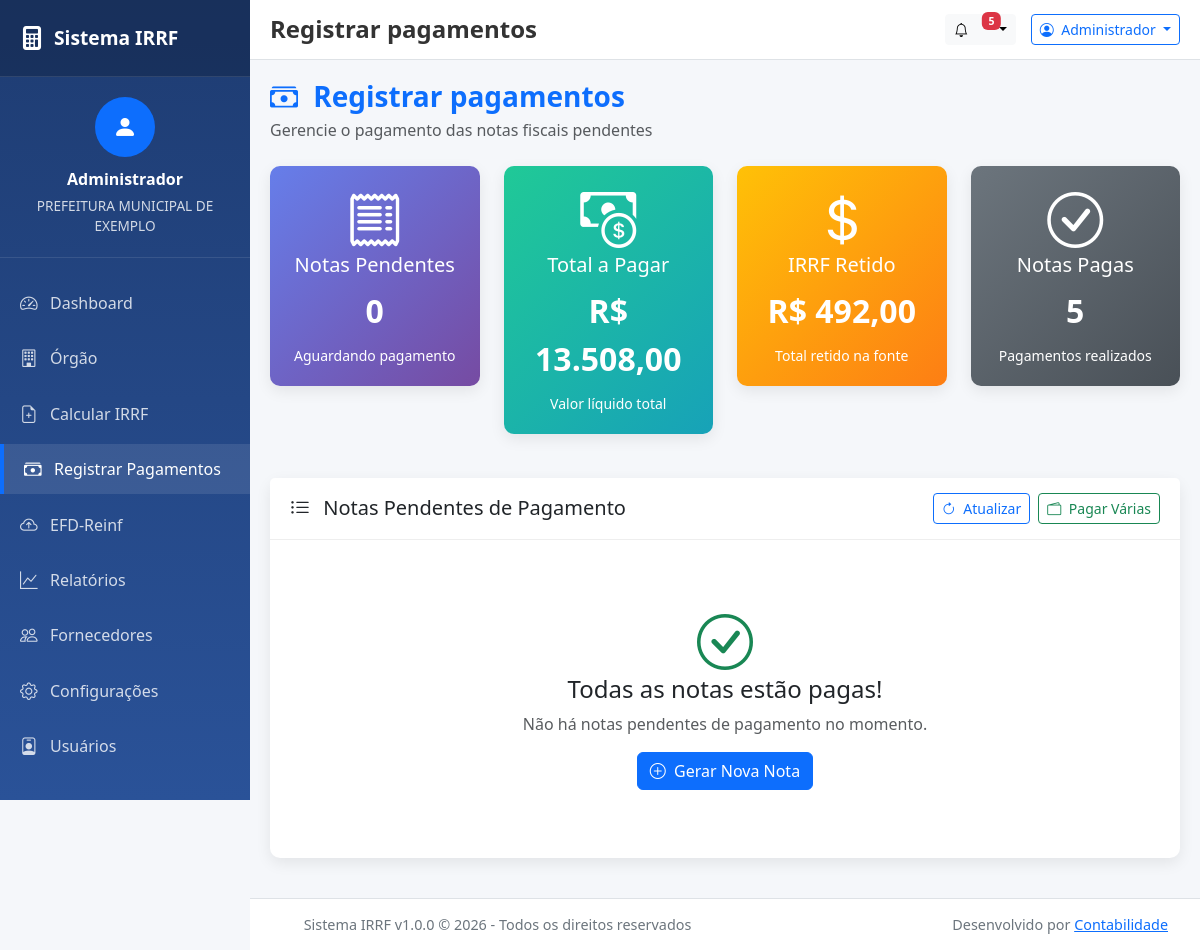
Before: /public/pagar-nota.php (signed in) with the older database file.
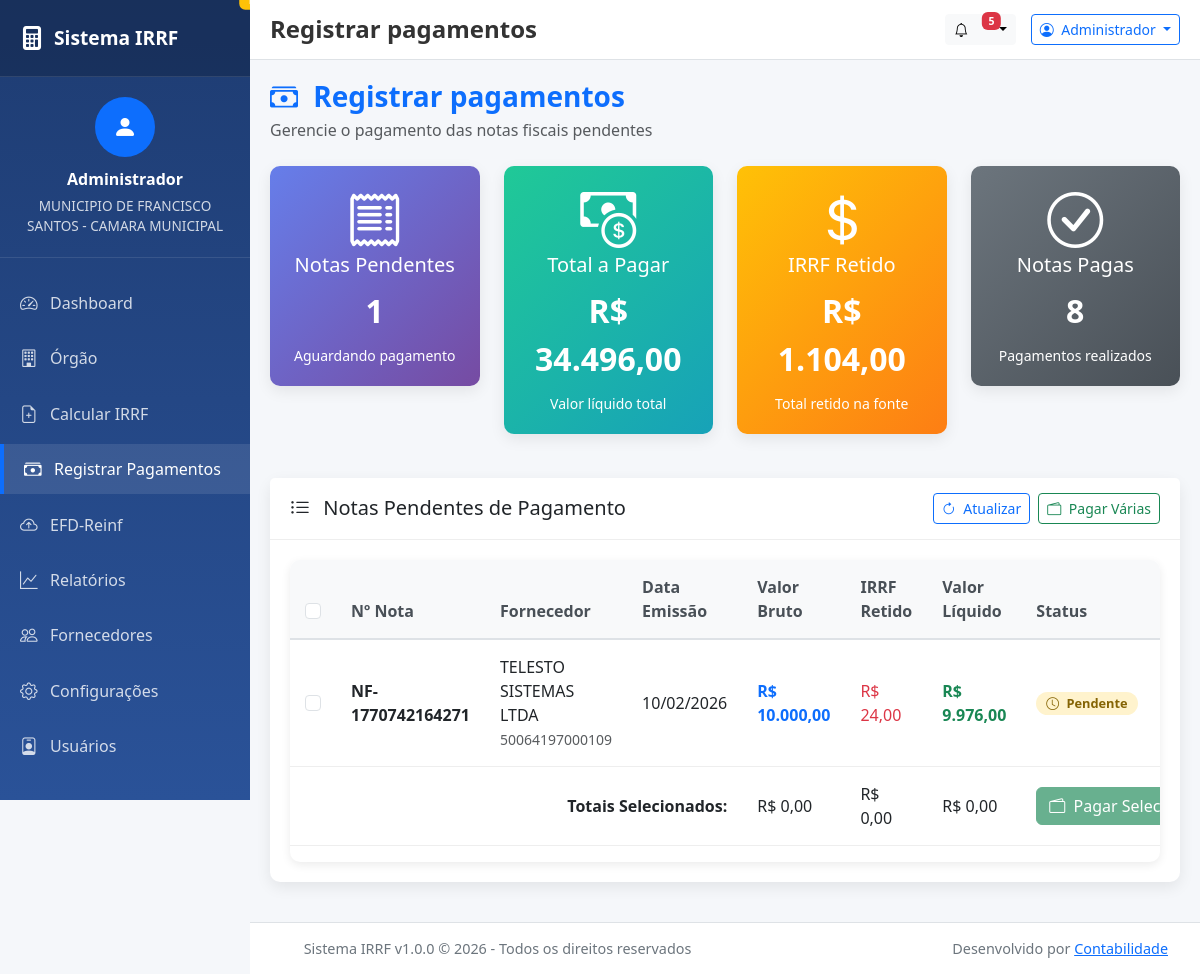
After: the same page with the newer database file.
### tables this page shows
CREATE TABLE `notas_fiscais` (
  `id` int(11) NOT NULL,
  `id_orgao` int(11) NOT NULL,
  `id_fornecedor` int(11) NOT NULL,
  `id_natureza_servico` int(11) NOT NULL,
  `numero_nota` varchar(50) NOT NULL,
  `serie_nota` varchar(20) DEFAULT NULL,
  `data_emissao` date NOT NULL,
  `data_pagamento` date DEFAULT NULL,
  `valor_bruto` decimal(15,2) NOT NULL,
  `aliquota_aplicada` decimal(5,2) NOT NULL,
  `valor_irrf_retido` decimal(15,2) DEFAULT 0.00,
  `valor_iss_retido` decimal(15,2) DEFAULT 0.00,
  `valor_liquido` decimal(15,2) GENERATED ALWAYS AS (`valor_bruto` - `valor_irrf_retido` - `valor_iss_retido`) STORED,
  `caminho_anexo_pdf` varchar(255) DEFAULT NULL,
  `status_pagamento` enum('pendente','pago') DEFAULT 'pendente',
  `nota_ativa` tinyint(1) DEFAULT 1,
  `observacoes` text DEFAULT NULL,
  `descricao_servico` text DEFAULT NULL,
  `created_at` timestamp NOT NULL DEFAULT current_timestamp(),
  `updated_at` timestamp NULL DEFAULT current_timestamp() ON UPDATE current_timestamp()
);

CREATE TABLE `fornecedores` (
  `id` int(11) NOT NULL,
  `cnpj` varchar(18) NOT NULL,
  `razao_social` varchar(255) NOT NULL,
  `nome_fantasia` varchar(255) DEFAULT NULL,
  `regime_tributario` enum('simples_nacional','lucro_presumido','lucro_real','mei','outros') NOT NULL DEFAULT 'outros',
  `ativo` tinyint(1) DEFAULT 1,
  `endereco_completo` text DEFAULT NULL,
  `email` varchar(255) DEFAULT NULL,
  `telefone` varchar(20) DEFAULT NULL,
  `created_at` timestamp NOT NULL DEFAULT current_timestamp()
);

### public/pagar-nota.php (called while the page is built)
<?php
require_once __DIR__ . '/../app/Views/pagar-nota.php';
?>

### app/Core/Database.php (called while the page is built, shortened)
<?php
class Database {
    private static $instance = null;
    private $conn;
    private function __construct() {
        try {
            $dsn = "mysql:host=" . DB_HOST . ";dbname=" . DB_NAME . ";charset=utf8mb4";
            $options = [
                PDO::ATTR_ERRMODE => PDO::ERRMODE_EXCEPTION,
                PDO::ATTR_DEFAULT_FETCH_MODE => PDO::FETCH_ASSOC,
                PDO::ATTR_EMULATE_PREPARES => false,
                PDO::ATTR_PERSISTENT => false,
                PDO::MYSQL_ATTR_INIT_COMMAND => "SET NAMES utf8mb4 COLLATE utf8mb4_unicode_ci"
            ];
            $this->conn = new PDO($dsn, DB_USER, DB_PASS, $options);
        } catch (PDOException $e) {
            if (DEBUG_MODE) {
                die("Erro na conexão com o banco de dados: " . $e->getMessage());
            } else {
                error_log("Erro de conexão: " . $e->getMessage());
                die("Erro interno do sistema. Contate o administrador.");
            }
        }
    }
    public static function getInstance() {
        if (self::$instance === null) {
            self::$instance = new Database();
        }
        return self::$instance;
    }
    public function getConnection() {
        return $this->conn;
    }
}

### app/Models/NotaFiscal.php (called while the page is built, shortened)
<?php
require_once __DIR__ . '/../Core/Database.php';
class NotaFiscal {
    private $db;
    private $table = 'notas_fiscais';
    public function __construct() {
        $this->db = Database::getInstance()->getConnection();
    }
    public function listarPendentesPagamento($idOrgao) {
        $sql = "SELECT nf.*, f.razao_social, f.cnpj, ns.descricao as natureza_desc
                FROM {$this->table} nf
                JOIN fornecedores f ON nf.id_fornecedor = f.id
                JOIN natureza_servicos ns ON nf.id_natureza_servico = ns.id
                WHERE nf.id_orgao = :id_orgao
                AND nf.status_pagamento = 'pendente'
                AND nf.nota_ativa = 1
                ORDER BY nf.data_emissao ASC";
        $stmt = $this->db->prepare($sql);
        $stmt->bindParam(':id_orgao', $idOrgao, PDO::PARAM_INT);
        $stmt->execute();
        return $stmt->fetchAll();
    }
    public function estatisticasPagamentos($idOrgao) {
        $sql = "SELECT
                COUNT(*) as total_notas,
                SUM(CASE WHEN status_pagamento = 'pendente' THEN 1 ELSE 0 END) as pendentes,
                SUM(CASE WHEN status_pagamento = 'pago' THEN 1 ELSE 0 END) as pagas,
                SUM(valor_bruto) as total_bruto,
                SUM(valor_irrf_retido) as total_irrf_retido,
                SUM(valor_liquido) as total_liquido
                FROM {$this->table}
                WHERE id_orgao = :id_orgao AND nota_ativa = 1";
        $stmt = $this->db->prepare($sql);
        $stmt->bindParam(':id_orgao', $idOrgao, PDO::PARAM_INT);
        $stmt->execute();
        return $stmt->fetch();
    }
}
?>

### app/Core/Session.php (called while the page is built, shortened)
<?php
class Session {
    public static function get($key, $default = null) {
        return $_SESSION[$key] ?? $default;
    }
    public static function getUser() {
        return self::get('usuario');
    }
    public static function getIdOrgao() {
        $usuario = self::getUser();
        return $usuario['id_orgao'] ?? null;
    }
}
?>

### app/Views/pagar-nota.php (the view, shortened to what the changed rows need)
<?php
require_once __DIR__ . '/../Core/Database.php';
require_once __DIR__ . '/../Models/NotaFiscal.php';
require_once __DIR__ . '/../Core/Session.php';
$usuario = Session::getUser();
$titulo = "Registrar pagamentos";
$idOrgao = Session::getIdOrgao() ?? $usuario['id_orgao'] ?? null;
$notaModel = new NotaFiscal();
$notasPendentes = $notaModel->listarPendentesPagamento($idOrgao);
$estatisticas = $notaModel->estatisticasPagamentos($idOrgao);
require_once __DIR__ . '/layout/header.php';
?>
<div class="main-container">
    <div class="d-flex justify-content-between align-items-center mb-4">
        <div>
            <h1 class="h3 mb-1" style="color: var(--primary-color); font-weight: 700;">
                <i class="bi bi-cash-stack me-2"></i> Registrar pagamentos
            </h1>
        </div>
    </div>
    <div class="row mb-4">
        <div class="col-md-3">
            <div class="card card-resumo">
                <div class="card-body text-center">
                    <i class="bi bi-receipt display-4 mb-3"></i>
                    <h5>Notas Pendentes</h5>
                    <div class="valor-destaque"><?php echo $estatisticas['pendentes'] ?? 0; ?></div>
                    <p class="small mb-0">Aguardando pagamento</p>
                </div>
            </div>
        </div>
        <div class="col-md-3">
            <div class="card card-resumo" style="background: linear-gradient(135deg, #20c997 0%, #17a2b8 100%);">
                <div class="card-body text-center">
                    <i class="bi bi-cash-coin display-4 mb-3"></i>
                    <h5>Total a Pagar</h5>
                    <div class="valor-destaque">R$ <?php echo number_format($estatisticas['total_liquido'] ?? 0, 2, ',', '.'); ?></div>
                    <p class="small mb-0">Valor líquido total</p>
                </div>
            </div>
        </div>
        <div class="col-md-3">
            <div class="card card-resumo" style="background: linear-gradient(135deg, #ffc107 0%, #fd7e14 100%);">
                <div class="card-body text-center">
                    <i class="bi bi-currency-dollar display-4 mb-3"></i>
                    <h5>IRRF Retido</h5>
                    <div class="valor-destaque">R$ <?php echo number_format($estatisticas['total_irrf_retido'] ?? 0, 2, ',', '.'); ?></div>
                    <p class="small mb-0">Total retido na fonte</p>
                </div>
            </div>
        </div>
        <div class="col-md-3">
            <div class="card card-resumo" style="background: linear-gradient(135deg, #6c757d 0%, #495057 100%);">
                <div class="card-body text-center">
                    <i class="bi bi-check-circle display-4 mb-3"></i>
                    <h5>Notas Pagas</h5>
                    <div class="valor-destaque"><?php echo $estatisticas['pagas'] ?? 0; ?></div>
                    <p class="small mb-0">Pagamentos realizados</p>
                </div>
            </div>
        </div>
    </div>
    <div class="card">
        <div class="card-body">
            <?php if (empty($notasPendentes)): ?>
                <div class="text-center py-5">
                    <i class="bi bi-check-circle display-4 text-success mb-3"></i>
                    <h4>Todas as notas estão pagas!</h4>
                    <p class="text-muted">Não há notas pendentes de pagamento no momento.</p>
                    <a href="/sistema_irrf/public/gerar-nota" class="btn btn-primary">
                        <i class="bi bi-plus-circle me-1"></i> Gerar Nova Nota
                    </a>
                </div>
            <?php else: ?>
                <div class="table-responsive table-notas">
                    <table class="table table-hover">
                        <thead>
                            <tr>
                                <th width="50">
                                    <input type="checkbox" id="selecionarTodos" class="form-check-input">
                                </th>
                                <th>Nº Nota</th>
                                <th>Fornecedor</th>
                                <th>Data Emissão</th>
                                <th>Valor Bruto</th>
                                <th>IRRF Retido</th>
                                <th>Valor Líquido</th>
                                <th>Status</th>
                                <th width="180">Ações</th>
                            </tr>
                        </thead>
                        <tbody id="tabelaNotas">
                            <?php foreach ($notasPendentes as $nota): ?>
                                <tr data-id="<?php echo $nota['id']; ?>">
                                    <td>
                                        <input type="checkbox" class="form-check-input selecionar-nota" value="<?php echo $nota['id']; ?>">
                                    </td>
                                    <td>
                                        <strong><?php echo htmlspecialchars($nota['numero_nota']); ?></strong>
                                    </td>
                                    <td>
                                        <div><?php echo htmlspecialchars($nota['razao_social']); ?></div>
                                        <small class="text-muted"><?php echo htmlspecialchars($nota['cnpj']); ?></small>
                                    </td>
                                    <td>
                                        <?php echo date('d/m/Y', strtotime($nota['data_emissao'])); ?>
                                    </td>
                                    <td>
                                        <strong class="text-primary">R$ <?php echo number_format($nota['valor_bruto'], 2, ',', '.'); ?></strong>
                                    </td>
                                    <td>
                                        <span class="text-danger">R$ <?php echo number_format($nota['valor_irrf_retido'], 2, ',', '.'); ?></span>
                                    </td>
                                    <td>
                                        <strong class="text-success">R$ <?php echo number_format($nota['valor_liquido'], 2, ',', '.'); ?></strong>
                                    </td>
                                    <td>
                                        <span class="badge badge-pendente badge-status">
                                            <i class="bi bi-clock me-1"></i> Pendente
                                        </span>
                                    </td>
                                    <td>
                                    </td>
                                </tr>
                            <?php endforeach; ?>
                        </tbody>
                        <tfoot>
                            <tr>
                                <td colspan="4" class="text-end"><strong>Totais Selecionados:</strong></td>
                                <td id="totalBrutoSelecionado">R$ 0,00</td>
                                <td id="totalIrrfSelecionado">R$ 0,00</td>
                                <td id="totalLiquidoSelecionado">R$ 0,00</td>
                                <td colspan="2">
                                    <button class="btn btn-success" id="btnPagarSelecionadas" disabled>
                                        <i class="bi bi-wallet2 me-1"></i> Pagar Selecionadas
                                    </button>
                                </td>
                            </tr>
                        </tfoot>
                    </table>
                </div>
            <?php endif; ?>
        </div>
    </div>
</div>
<?php require_once __DIR__ . '/layout/footer.php'; ?>

### app/Views/layout/header.php (shortened to what the changed rows need)
<?php
$usuario = $_SESSION['usuario'] ?? null;
?>
<!DOCTYPE html>
<html lang="pt-br">
<head>
    <link href="https://cdn.jsdelivr.net/npm/bootstrap@5.3.0/dist/css/bootstrap.min.css" rel="stylesheet">
    <link rel="stylesheet" href="https://cdn.jsdelivr.net/npm/bootstrap-icons@1.10.0/font/bootstrap-icons.css">
</head>
<body>
    <div class="sidebar" id="sidebar">
        <div class="sidebar-user">
            <div class="user-avatar">
                <i class="bi bi-person-fill"></i>
            </div>
            <div class="user-name"><?php echo htmlspecialchars($usuario['nome'] ?? 'Usuário'); ?></div>
            <div class="user-orgao"><?php echo htmlspecialchars($usuario['orgao_nome'] ?? 'Órgão'); ?></div>
        </div>
    </div>
    <div class="main-content" id="mainContent">
        <header class="top-header">
            <div class="page-title">
                <h1><?php echo $titulo ?? 'Dashboard'; ?></h1>
            </div>
        </header>
        <div class="content-wrapper">

Changed rows visible on the page:
added notas_fiscais: numero_nota "NF-1770742164271", id_fornecedor.razao_social "TELESTO SISTEMAS LTDA", id_fornecedor.cnpj "50064197000109", data_emissao "10/02/2026", valor_bruto "10.000,00", valor_irrf_retido "24,00", valor_liquido "9.976,00"
Other visible differences:
$usuario['orgao_nome']: "PREFEITURA MUNICIPAL DE EXEMPLO" → "MUNICIPIO DE FRANCISCO SANTOS - CAMARA MUNICIPAL"
$estatisticas['pendentes']: "0" → "1"
$estatisticas['total_liquido']: "13.508,00" → "34.496,00"
$estatisticas['total_irrf_retido']: "492,00" → "1.104,00"
$estatisticas['pagas']: "5" → "8"
form field value: (not shown) → "☐"
text no longer shown: "Todas as notas estão pagas! Não há notas pendentes de pagamento no momento. Gerar Nova Nota"
text now shown: "Nº Nota Fornecedor Data Emissão Valor Bruto IRRF Retido Valor Líquido Status Totais Selecionados: R$ 0,00 R$ 0,00 R$ 0,00 Pagar…"
